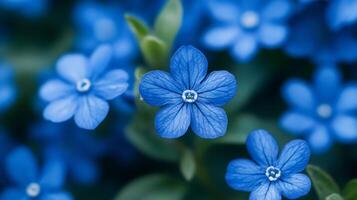
#> input picture flower-image3.jpg, 357 x 200 px
$ python main.py
#> lines starting #> are read from the running program, lines starting #| are printed output that depends on the picture
import cv2
import matplotlib.pyplot as plt
import numpy as np

def block_average(image, block_size):
    h, w = image.shape[:2]
    new_image = np.zeros_like(image)

    for y in range(0, h, block_size):
        for x in range(0, w, block_size):
            block = image[y:y+block_size, x:x+block_size]
            avg_color = np.mean(block, axis=(0, 1)).astype(np.uint8)
            new_image[y:y+block_size, x:x+block_size] = avg_color
    return new_image

if __name__ == "__main__":
    img = cv2.imread("../flower-image3.jpg")
#> img is the input picture: shape (200, 357, 3); mean B, G, R 132.2, 85.9, 31.1
    img_rgb = cv2.cvtColor(img, cv2.COLOR_BGR2RGB)
    img_gray = cv2.cvtColor(img, cv2.COLOR_BGR2GRAY)
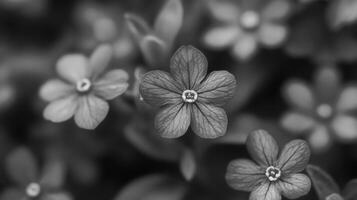
#> img_gray: shape (200, 357); min 5, max 244, mean 74.8

    block_sizes = [3, 5, 7]

    fig, axes = plt.subplots(1, 3, figsize=(12, 4), dpi=100)
    for i, b in enumerate(block_sizes):
        blocked = block_average(img_rgb, b)
        cv2.imwrite(f"output/block_avg_RGB_{b}x{b}.jpg",
                    cv2.cvtColor(blocked, cv2.COLOR_RGB2BGR))
        axes[i].imshow(blocked)
        axes[i].set_title(f"{b}x{b}", fontsize=10)
        axes[i].axis('off')
#> this loop made 3 passes
#> pass 1, `blocked = block_average(img_rgb, b)`:
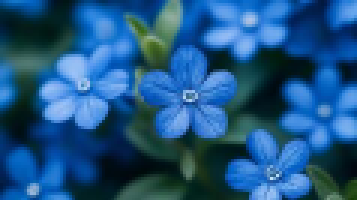
#> blocked: shape (200, 357, 3); mean R, G, B 30.7, 85.4, 131.7
#> pass 2, `blocked = block_average(img_rgb, b)`:
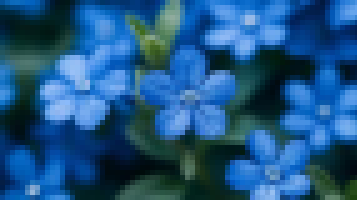
#> blocked: shape (200, 357, 3); mean R, G, B 30.6, 85.4, 131.7
#> after the loop:
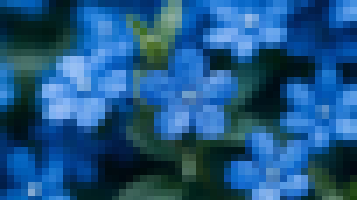
#> blocked: shape (200, 357, 3); mean R, G, B 30.6, 85.4, 131.7
    plt.tight_layout(pad=1.2)
    plt.show()

    fig, axes = plt.subplots(1, 3, figsize=(12, 4), dpi=100)
    for i, b in enumerate(block_sizes):
        blocked = block_average(img_gray, b)
        cv2.imwrite(f"output/block_avg_Gray_{b}x{b}.jpg", blocked)
        axes[i].imshow(blocked, cmap='gray')
        axes[i].set_title(f"{b}x{b}", fontsize=10)
        axes[i].axis('off')
#> this loop made 3 passes
#> pass 1, `blocked = block_average(img_gray, b)`:
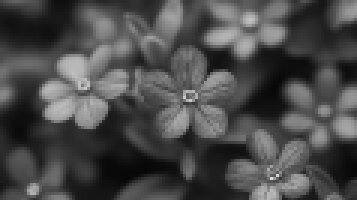
#> blocked: shape (200, 357); min 6, max 216, mean 74.3
#> pass 2, `blocked = block_average(img_gray, b)`:
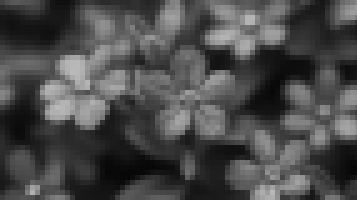
#> blocked: shape (200, 357); min 6, max 186, mean 74.3
#> pass 3, `blocked = block_average(img_gray, b)`:
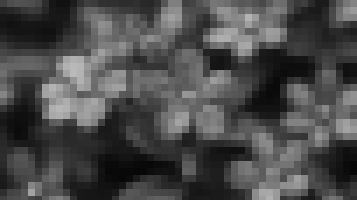
#> blocked: shape (200, 357); min 7, max 185, mean 74.2
    plt.tight_layout(pad=1.2)
    plt.show()

$ run again, with flower-image.jpg copied over flower-image3.jpg
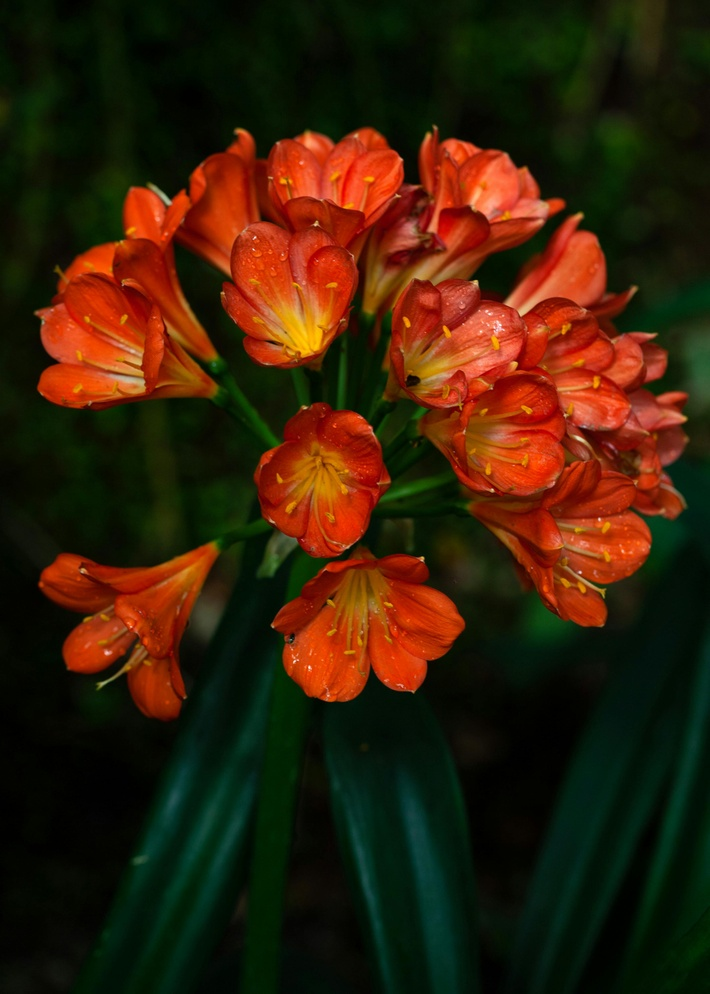
#> input picture flower-image.jpg, 710 x 994 px, shrunk from 2857 x 4000 before the run
#> img is the input picture: shape (994, 710, 3); mean B, G, R 9, 31.6, 55.3
#> `img_gray = cv2.cvtColor(img, cv2.COLOR_BGR2GRAY)`:
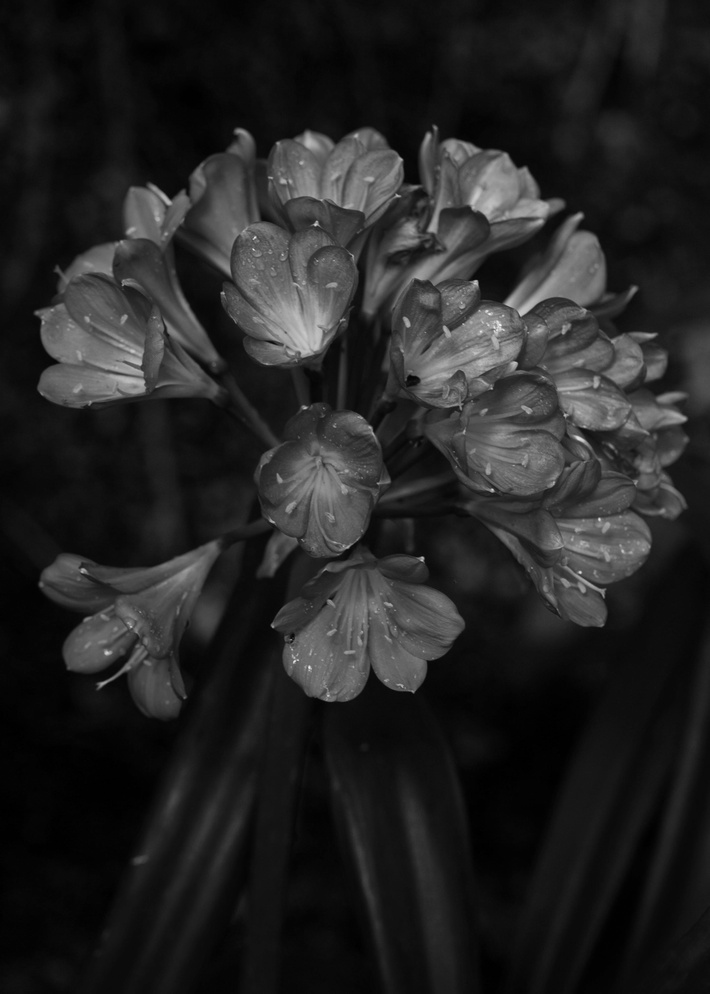
#> img_gray: shape (994, 710); min 0, max 246, mean 36.1
#> `plt.show()`:
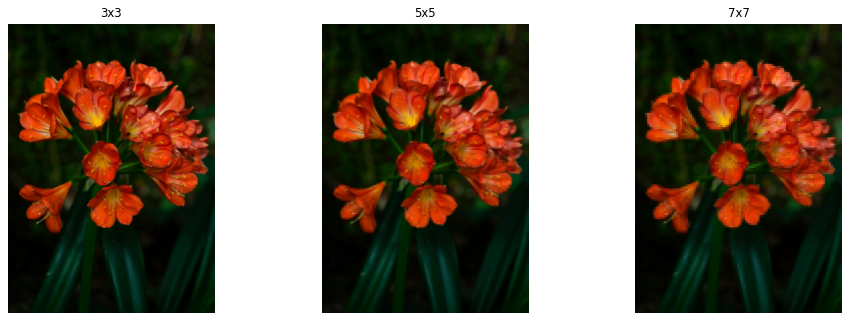
#> figure drawn by matplotlib, 3 panels
